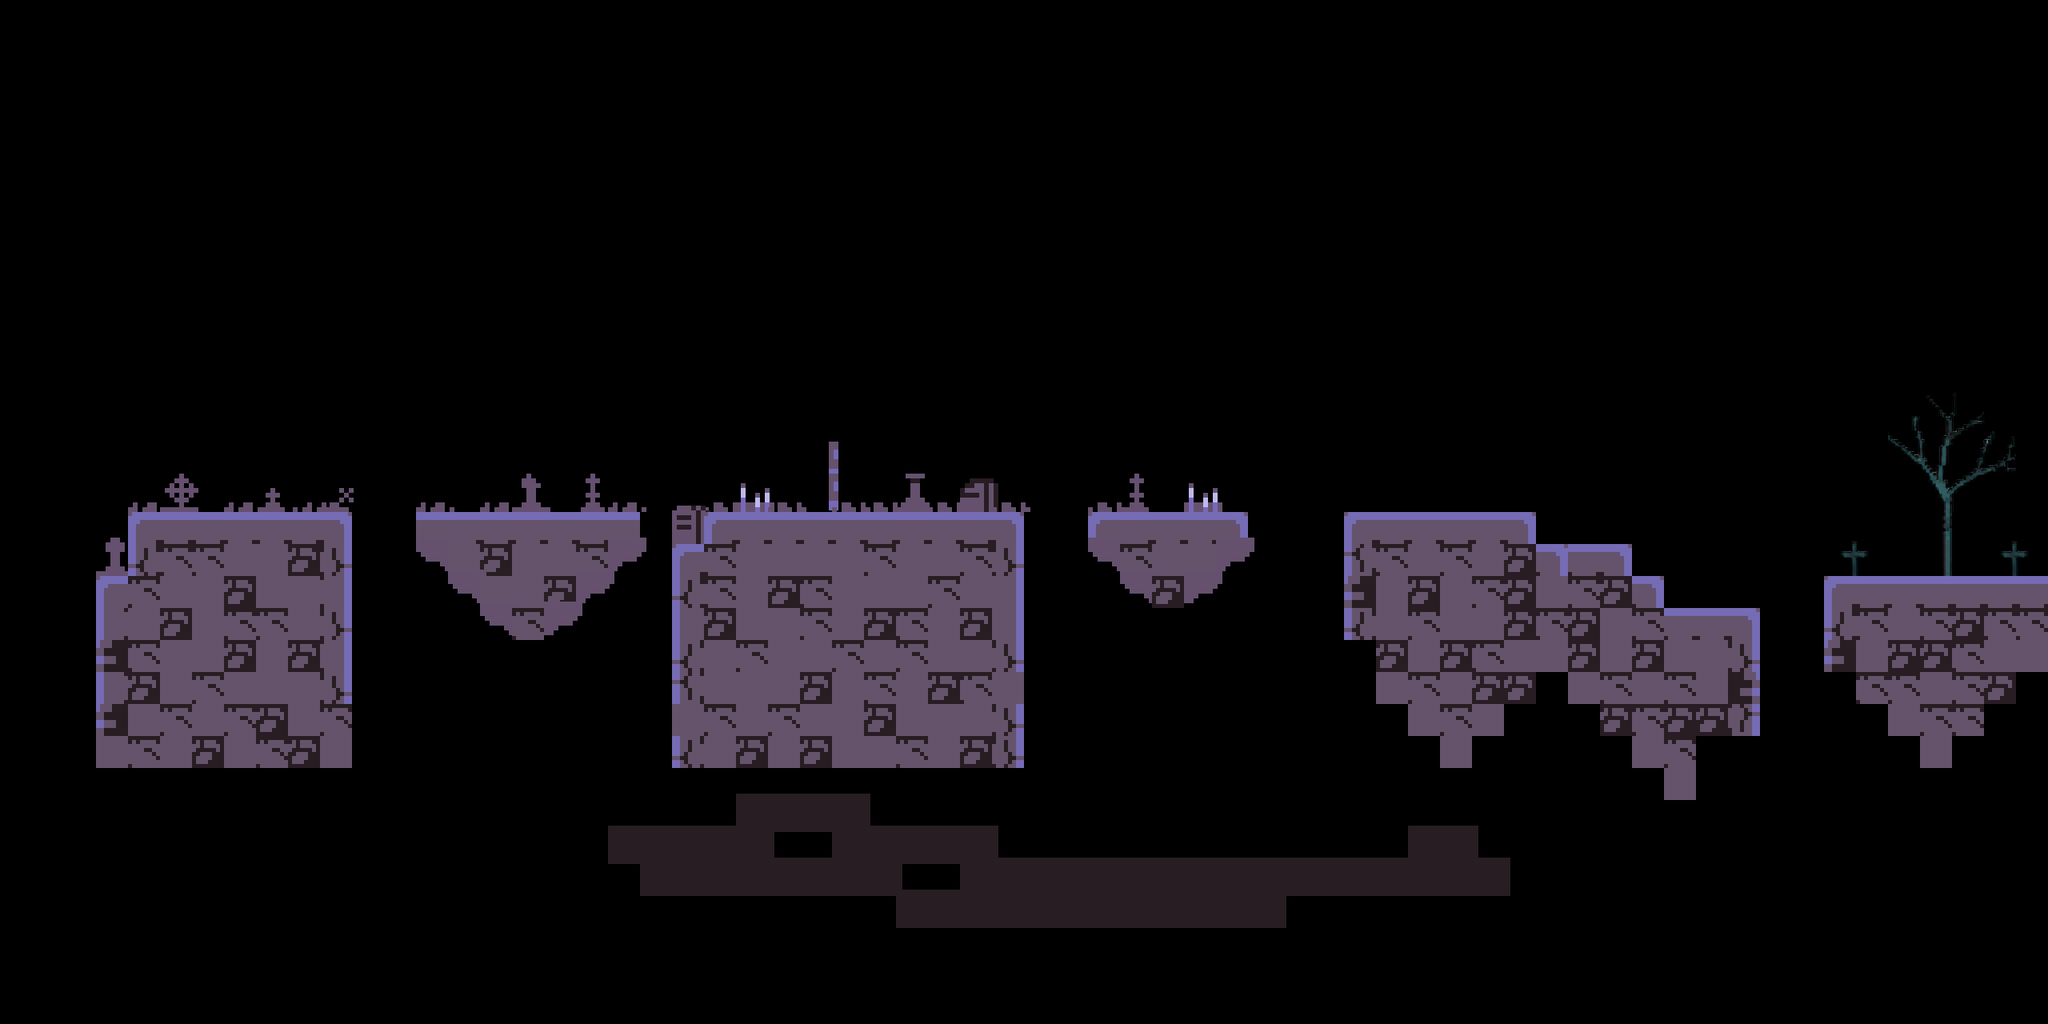

Rendered tile map (Tiled .tmx) drawn with the repository's tilesets; below, a short description and the map source with its tile grids summarised:
An orthogonal 64x32 tile map with 40x40 px tiles, 3 tile layers (detais, back, tile layer 1), 3 tilesets and 18 objects.

<map version="1.10" tiledversion="1.12.2" orientation="orthogonal" renderorder="right-down" width="64" height="32" tilewidth="40" tileheight="40" infinite="0" nextlayerid="14" nextobjectid="42">
 <editorsettings>
  <export target="level1.lua" format="lua" />
 </editorsettings>
 <tileset firstgid="1" name="plats" tilewidth="40" tileheight="40" tilecount="375" columns="25">
  <image source="title_001.png" width="1000" height="600" />
 </tileset>
 <tileset firstgid="376" name="details" tilewidth="48" tileheight="48" tilecount="294" columns="14">
  <image source="details_001.png" width="716" height="1008" />
 </tileset>
 <tileset firstgid="670" name="oth" tilewidth="40" tileheight="40" tilecount="950" columns="38">
  <image source="oth.png" width="1536" height="1024" />
 </tileset>
 <layer id="5" name="detais" width="64" height="32">
  <data>[2048 cells, 28 non-empty, 1 distinct tile ids]</data>
 </layer>
 <layer id="3" name="back" width="64" height="32">
  <data>[2048 cells, 56 non-empty, 21 distinct tile ids]</data>
 </layer>
 <layer id="1" name="tile layer 1" width="64" height="32">
  <data>[2048 cells, 314 non-empty, 33 distinct tile ids]</data>
 </layer>
 <objectgroup id="12" name="active" />
 <objectgroup id="13" name="block">
  <object id="41" x="2361" y="369" width="31" height="350" />
 </objectgroup>
 <objectgroup id="2" name="Platforms">
  <object id="4" x="124.667" y="725.333" width="48.6667" height="233.333" />
  <object id="5" x="166" y="643.333" width="271.333" height="316.667" />
  <object id="6" x="524" y="644" width="1.33333" height="1.33333" />
  <object id="7" x="522" y="642.667" width="276.667" height="56" />
  <object id="8" x="840.667" y="684" width="46.6667" height="282.667" />
  <object id="9" x="886" y="642" width="388" height="320" />
  <object id="10" x="1363.33" y="644.667" width="193.333" height="51.3333" />
  <object id="15" x="1683.5" y="644.5" width="234" height="82.5" />
  <object id="17" x="1915.5" y="682" width="121.5" height="48" />
  <object id="18" x="2032.5" y="723" width="45" height="38.5" />
  <object id="19" x="2071.5" y="762.5" width="125" height="39.5" />
  <object id="20" x="2282" y="722" width="276" height="49.5" />
 </objectgroup>
 <objectgroup id="8" name="start">
  <object id="27" x="241.333" y="596" width="38" height="41.3333" />
 </objectgroup>
 <objectgroup id="9" name="eyes" />
 <objectgroup id="10" name="tentacle" />
 <objectgroup id="11" name="Boss" />
 <objectgroup id="7" name="end">
  <object id="25" x="2429.33" y="475.333" width="89.3333" height="242" />
 </objectgroup>
 <objectgroup id="4" name="enemies">
  <object id="12" x="637" y="594" width="45" height="43" />
  <object id="21" x="1800" y="593.333" width="36" height="45.3333" />
  <object id="40" x="1178" y="618" />
 </objectgroup>
</map>
